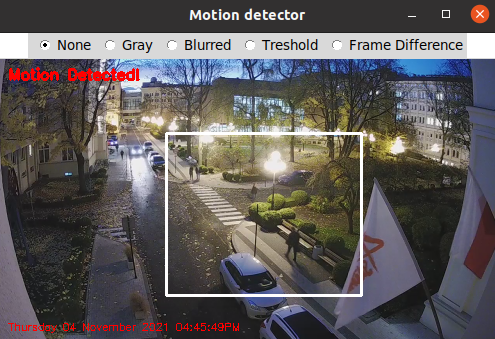
#> input picture motion.png, 495 x 339 px, given in place of the camera
$ python motion_det.py
#> lines starting #> are read from the running program, lines starting #| are printed output that depends on the picture; after the words box and inside, x2 and y2 are one past the last pixel; in counts of white or black regions, pixels touching at a corner belong together
from imutils.video import VideoStream
import datetime
import imutils
import time
import cv2

ALERT_TIME = 30


def apply_mask(frame):  # narazie zwraca ta sama klatke
    return frame


# stream = cv object stream, debug mode = czy pokazywac te dodatkowe okna jak szara skala blurr itp,
# full debug = pokazuje dodatkowo zamaskowane frame'y, background_refresh_rate = jak czesto odswiezac tło
def detect(stream, type_stream, min_area=500, debug_mode=False, full_debug=False, background_refresh_rate=10):

#> called with type_stream = 'camera', min_area = 500, debug_mode = True, full_debug = True, background_refresh_rate = 10
    base_frame_masked = None
    base_frame = None

    # ta wartość będzie wskazywała jak długo po ustaniu ruchu wyswietlac komunikat
    # (w momencie ruchu ustawia to na ALERT_TIME i dekrementuje w kazdej iteraci)
    # dodatkowo zapobiega miganiu komunikatu w momencie aktualizacji tła
    last_captured = 0

    # licznik klatek, na jego podstawie bedziemy odswiezac tło
    counter = 0

    while True:

        # odczytanie frama + konwersja jesli jest to wideo (nie sprawdzałem jeszcze jak działa to dla streamów)
        frame = stream.read()
#> frame is the input picture: shape (339, 495, 3); mean B, G, R 91.1, 90.9, 95
        frame = frame if type_stream == "camera" else frame[1]

        # jesli nie udalo sie odczytac frama to program konczy sie
        if frame is None:
            break

        # najpierw mały resize, a nastepnie stosujemy maske
        frame = imutils.resize(frame, width=500)
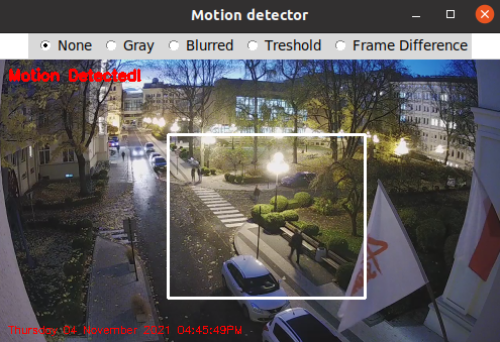
#> frame: shape (342, 500, 3); mean B, G, R 91, 90.8, 94.9
        masked_frame = apply_mask(frame)

        # wykonuje jednoczesnie konwersje na skale szarosci a potem rozmycie dla frame'a z maska i bez aby wykryc ruch
        # tam gdzie jest maska, a wyswietlac pelne wiedo
        gray = cv2.cvtColor(frame, cv2.COLOR_BGR2GRAY)
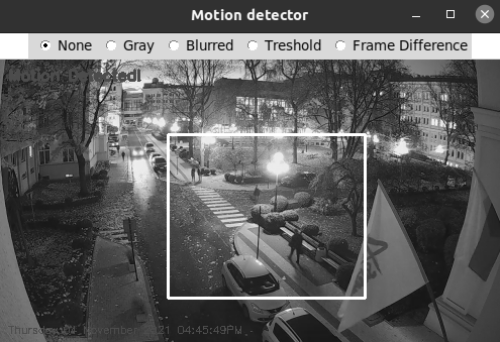
#> gray: shape (342, 500); min 0, max 255, mean 92.1
        blurred = cv2.GaussianBlur(gray, (21, 21), 0)
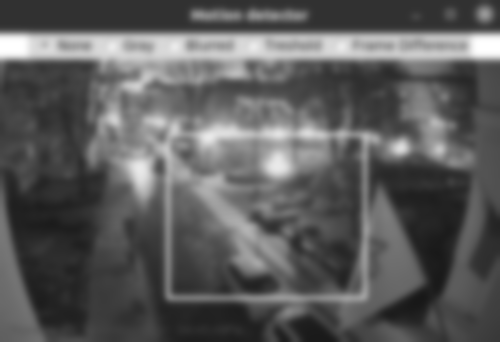
#> blurred: shape (342, 500); min 24, max 255, mean 92.1
        masked_gray = cv2.cvtColor(masked_frame, cv2.COLOR_BGR2GRAY)
        masked_blurred = cv2.GaussianBlur(masked_gray, (21, 21), 0)

        # tutaj ustawiamy tło jesli jesli jeszcze go nie mamy lub jesli wystarczająco długo było nieaktualizowane
        if base_frame_masked is None or counter == background_refresh_rate:

            base_frame = blurred
            base_frame_masked = masked_blurred
            counter = 0 # resetujemy licznik odswierzenia

        # ponizej obliczamy roznice klatek aby nastepnie wyswietlic threshold
        masked_frame_diff = cv2.absdiff(base_frame_masked, masked_blurred)
#> masked_frame_diff: shape (342, 500); every value is 0
        frame_diff = cv2.absdiff(base_frame, blurred)

        masked_thresh = cv2.threshold(masked_frame_diff, 25, 255, cv2.THRESH_BINARY)[1]
        thresh = cv2.threshold(frame_diff, 25, 255, cv2.THRESH_BINARY)[1]

        # to co ponizej poszerza nasz threshold, tzn. gdybysmy pokazali durszlak(aka sitko) z bliska to wypełni to jego
        # dziurki i rozleje delikatnie dookoła, w końću kształt obiektu jest bez znaczenia
        thresh = cv2.dilate(thresh, None, iterations=2)
        masked_thresh = cv2.dilate(masked_thresh, None, iterations=2)

        # tutaj konturujemy nasz threshold i zapisujemy te kontury (moze wykrywac wiele obiektów)
        contours = cv2.findContours(masked_thresh.copy(), cv2.RETR_EXTERNAL,
                                cv2.CHAIN_APPROX_SIMPLE)
#> contours = 0 contours
        contours = imutils.grab_contours(contours)
#> contours = []

        # iterujemy po konturach, sprawdzamy czy wielkosc pola jest wieksza niz minimalna do wykrycia, a nastepnie
        # nakładamy ten kontur na oryginalny obrazek i ustawiamy licznik klatek wyswietlania alertu
        for contour in contours:

            if cv2.contourArea(contour) >= min_area:

                (x, y, w, h) = cv2.boundingRect(contour)
                cv2.rectangle(frame, (x, y), (x + w, y + h), (0, 255, 0), 2)
                last_captured = ALERT_TIME
#> this loop made 0 passes

        # jesli wykryto ruch to odlicza czas, w ktorym pokazuje alert
        if last_captured > 0:
            cv2.putText(frame, "Motion Detected!", (10, 20),
                        cv2.FONT_HERSHEY_SIMPLEX, 0.5, (0, 0, 255), 2)
            last_captured -= 1

        # w tym miejscu nanoszona do wyswietlenia jest data i godzina
        cv2.putText(frame, datetime.datetime.now().strftime("%A %d %B %Y %I:%M:%S%p"),
                    (10, frame.shape[0] - 10), cv2.FONT_HERSHEY_SIMPLEX, 0.35, (0, 0, 255), 1)
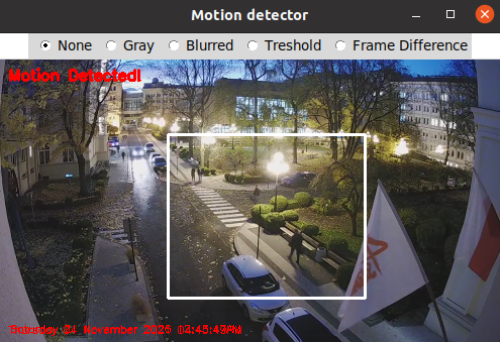
#> frame: shape (342, 500, 3); 0.29% of pixels changed, all inside (x1, y1, x2, y2) = (11, 325, 240, 335)

        # wyswietlanie
        cv2.imshow("Motion Detection", frame)
        if debug_mode:
            cv2.imshow("Gray", gray)
            cv2.imshow("Blurred", blurred)
            cv2.imshow("Thresh", thresh)
            cv2.imshow("Frame Difference", frame_diff)

        if full_debug:
            cv2.imshow("Gray With Mask", masked_gray)
            cv2.imshow("Blurred With Mask", masked_thresh)
            cv2.imshow("Thresh With Mask", masked_thresh)
            cv2.imshow("Frame Difference With Mask", frame_diff)

        # jesli wcisnie sie esc to program konczy sie
        key = cv2.waitKey(1)
#> (key Esc is pressed here)
        if key == 27:
            break

        # inkrementacja ilosci klatek przed ostatnim odswierzeniem
        counter += 1

    # zamkniecie zrodla i okien
    stream.stop() if type_stream == "camera" else stream.release()
    cv2.destroyAllWindows()


# tutaj mozna odpalic na wlasnej kamerze i sprawdzic dzialanie
trial = VideoStream(src=0).start()
time.sleep(2.0)
detect(trial, "camera", debug_mode=True, full_debug=True)

# #tutaj rownierz test tylko na wideo (trzeba dodac odpowiedni film do katalogu)
# trial2 = cv2.VideoCapture("CyborgAGHiscoming.mp4")
# detect(trial2, "video", debug_mode=True, full_debug=True)
